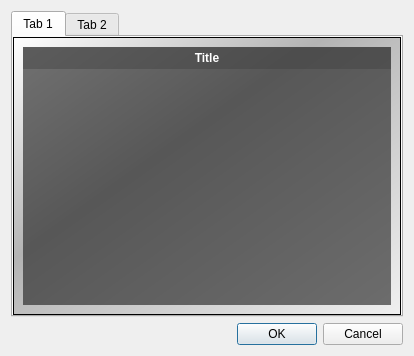
<?xml version="1.0" encoding="UTF-8"?>
<ui version="4.0">
 <class>StyleEditor</class>
 <widget class="QDialog" name="StyleEditor">
  <property name="geometry">
   <rect>
    <x>0</x>
    <y>0</y>
    <width>414</width>
    <height>356</height>
   </rect>
  </property>
  <property name="windowTitle">
   <string>Style editor</string>
  </property>
  <layout class="QVBoxLayout" name="centralLayout">
   <item>
    <widget class="QTabWidget" name="tabWidget">
     <property name="currentIndex">
      <number>0</number>
     </property>
     <widget class="QWidget" name="tabPreview">
      <attribute name="title">
       <string>Tab 1</string>
      </attribute>
      <layout class="QVBoxLayout" name="previewLayout">
       <property name="spacing">
        <number>0</number>
       </property>
       <property name="leftMargin">
        <number>0</number>
       </property>
       <property name="topMargin">
        <number>0</number>
       </property>
       <property name="rightMargin">
        <number>0</number>
       </property>
       <property name="bottomMargin">
        <number>0</number>
       </property>
       <item>
        <widget class="BackgroundFrame" name="frame">
         <property name="styleSheet">
          <string notr="true">QFrame#frame {
    border: 1px solid black;
	background: qlineargradient(x1:0, y1:0, x2:1, y2:1, stop:0 white, stop: 0.4 rgba( 180, 180, 180, 255 ), stop:1 rgb( 240, 240, 240, 255 ));
	background-image: url(dense6pattern.png);
    background-repeat: repeat-xy;
}
</string>
         </property>
         <property name="frameShape">
          <enum>QFrame::StyledPanel</enum>
         </property>
         <property name="frameShadow">
          <enum>QFrame::Raised</enum>
         </property>
         <layout class="QVBoxLayout" name="verticalLayout">
          <property name="spacing">
           <number>0</number>
          </property>
          <item>
           <widget class="QLabel" name="title">
            <property name="styleSheet">
             <string notr="true">QLabel#title {
    background-color: rgba( 48, 48, 48, 200 );
    color: white;
    padding: 4px;
    font-weight: bold;
}

QListView#view {
    background-color: rgba( 32, 32, 32, 160 );
    color: white;
    font-size: 9pt;
    outline: none;
    border: 0px;
}

QScrollBar:vertical {
    width:10px;
    background: rgba( 255, 255, 255, 32 );
    margin: 0px 0px 0px 0px;
}

QScrollBar::handle:vertical {
    background: rgba( 0, 0, 0, 180 );
    border-radius: 4px;
    width: 8px;
    margin-left: 1px;
    margin-right: 1px;
    margin-top: 2px;
    margin-bottom: 2px;
    min-height: 9px;
    max-height: 32px;
}

QScrollBar::add-page:vertical, QScrollBar::sub-page:vertical {
    background: transparent;
}

QScrollBar::add-line:vertical, QScrollBar::sub-line:vertical {
    height: 0px;
}
</string>
            </property>
            <property name="text">
             <string>Title</string>
            </property>
            <property name="alignment">
             <set>Qt::AlignCenter</set>
            </property>
           </widget>
          </item>
          <item>
           <widget class="QListView" name="view">
            <property name="styleSheet">
             <string notr="true">QLabel#title {
    background-color: rgba( 48, 48, 48, 200 );
    color: white;
    padding: 4px;
    font-weight: bold;
}

QListView#view {
    background-color: rgba( 32, 32, 32, 160 );
    color: white;
    font-size: 9pt;
    outline: none;
    border: 0px;
}

QScrollBar:vertical {
    width:10px;
    background: rgba( 255, 255, 255, 32 );
    margin: 0px 0px 0px 0px;
}

QScrollBar::handle:vertical {
    background: rgba( 0, 0, 0, 180 );
    border-radius: 4px;
    width: 8px;
    margin-left: 1px;
    margin-right: 1px;
    margin-top: 2px;
    margin-bottom: 2px;
    min-height: 9px;
    max-height: 32px;
}

QScrollBar::add-page:vertical, QScrollBar::sub-page:vertical {
    background: transparent;
}

QScrollBar::add-line:vertical, QScrollBar::sub-line:vertical {
    height: 0px;
}
</string>
            </property>
           </widget>
          </item>
         </layout>
        </widget>
       </item>
      </layout>
     </widget>
     <widget class="QWidget" name="tabEditor">
      <attribute name="title">
       <string>Tab 2</string>
      </attribute>
      <layout class="QHBoxLayout" name="horizontalLayout">
       <item>
        <widget class="QPlainTextEdit" name="styleSheetEditor">
         <property name="plainText">
          <string>QLabel#title {
    background-color: rgba( 48, 48, 48, 200 );
    color: white;
    padding: 4px;
    font-weight: bold;
}

QListView#view {
    background-color: rgba( 32, 32, 32, 160 );
    color: white;
    font-size: 9pt;
    outline: none;
    border: 0px;
}

QScrollBar:vertical {
    width:10px;
    background: rgba( 255, 255, 255, 32 );
    margin: 0px 0px 0px 0px;
}

QScrollBar::handle:vertical {
    background: rgba( 0, 0, 0, 180 );
    border-radius: 4px;
    width: 8px;
    margin-left: 1px;
    margin-right: 1px;
    margin-top: 2px;
    margin-bottom: 2px;
    min-height: 9px;
    max-height: 32px;
}

QScrollBar::add-page:vertical, QScrollBar::sub-page:vertical {
    background: transparent;
}

QScrollBar::add-line:vertical, QScrollBar::sub-line:vertical {
    height: 0px;
}
</string>
         </property>
        </widget>
       </item>
      </layout>
     </widget>
    </widget>
   </item>
   <item>
    <widget class="QDialogButtonBox" name="buttonBox">
     <property name="orientation">
      <enum>Qt::Horizontal</enum>
     </property>
     <property name="standardButtons">
      <set>QDialogButtonBox::Cancel|QDialogButtonBox::Ok</set>
     </property>
    </widget>
   </item>
  </layout>
  <zorder>title</zorder>
  <zorder>tabWidget</zorder>
  <zorder>buttonBox</zorder>
 </widget>
 <customwidgets>
  <customwidget>
   <class>BackgroundFrame</class>
   <extends>QFrame</extends>
   <header>backgroundframe.h</header>
   <container>1</container>
  </customwidget>
 </customwidgets>
 <resources/>
 <connections>
  <connection>
   <sender>buttonBox</sender>
   <signal>accepted()</signal>
   <receiver>StyleEditor</receiver>
   <slot>accept()</slot>
   <hints>
    <hint type="sourcelabel">
     <x>430</x>
     <y>321</y>
    </hint>
    <hint type="destinationlabel">
     <x>206</x>
     <y>177</y>
    </hint>
   </hints>
  </connection>
  <connection>
   <sender>buttonBox</sender>
   <signal>rejected()</signal>
   <receiver>StyleEditor</receiver>
   <slot>reject()</slot>
   <hints>
    <hint type="sourcelabel">
     <x>430</x>
     <y>321</y>
    </hint>
    <hint type="destinationlabel">
     <x>206</x>
     <y>177</y>
    </hint>
   </hints>
  </connection>
 </connections>
</ui>
